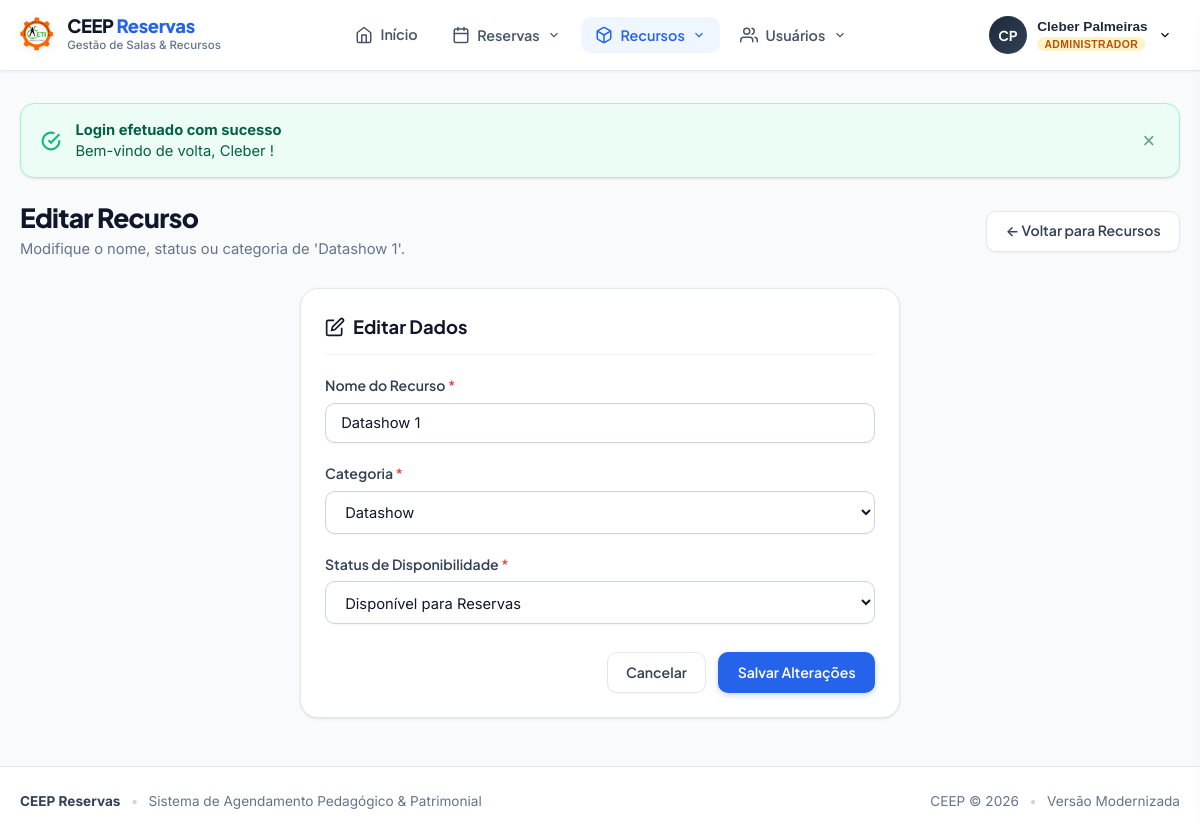
/edit_recurso.php?id=1 (signed in), run on the app's committed database.
### tables this page shows
CREATE TABLE recursos (
    cod_recurso INTEGER PRIMARY KEY AUTOINCREMENT,
    nome_recurso TEXT NOT NULL,
    status TEXT DEFAULT 'Disponivel',
    categoria TEXT DEFAULT '1'
);

### edit_recurso.php (the view, shortened to what this page needs)
<?php
require_once __DIR__ . '/core/bootstrap.php';
$id = (int)($_REQUEST['id'] ?? 0);
$recurso = DB::fetchOne("SELECT * FROM recursos WHERE cod_recurso = ?", [$id]);
?>
<div class="page-header animate-slide-in">
    <div>
        <h1 class="page-title">Editar Recurso</h1>
        <p class="page-subtitle">Modifique o nome, status ou categoria de '<?= e($recurso['nome_recurso']) ?>'.</p>
    </div>
    <div class="page-actions">
        <a href="gerencia_recurso.php" class="btn btn-secondary">
            &larr; Voltar para Recursos
        </a>
    </div>
</div>
<div class="card animate-slide-in" style="max-width: 600px; margin: 0 auto;">
    <div class="card-header">
        <h2 class="card-title">
            <svg width="20" height="20" viewBox="0 0 24 24" fill="none" stroke="currentColor" stroke-width="2"><path d="M11 4H4a2 2 0 0 0-2 2v14a2 2 0 0 0 2 2h14a2 2 0 0 0 2-2v-7"></path><path d="M18.5 2.5a2.121 2.121 0 0 1 3 3L12 15l-4 1 1-4 9.5-9.5z"></path></svg>
            <span>Editar Dados</span>
        </h2>
    </div>
    <form method="POST" action="edit_recurso.php?id=<?= e($id) ?>">
        <div class="form-group">
            <label for="nome" class="form-label">Nome do Recurso <span class="required">*</span></label>
            <input
                type="text"
                id="nome"
                name="nome"
                class="form-control"
                value="<?= e($recurso['nome_recurso']) ?>"
                required
            >
        </div>
        <div class="form-group">
            <label for="categoria" class="form-label">Categoria <span class="required">*</span></label>
            <select name="categoria" id="categoria" class="form-select" required>
                <option value="1" <?= $recurso['categoria'] == '1' ? 'selected' : '' ?>>Datashow</option>
            </select>
        </div>
        <div class="form-group">
            <label for="status" class="form-label">Status de Disponibilidade <span class="required">*</span></label>
            <select name="status" id="status" class="form-select" required>
                <option value="Disponivel" <?= strtolower($recurso['status']) === 'disponivel' ? 'selected' : '' ?>>Disponível para Reservas</option>
            </select>
        </div>
        <div style="margin-top: 1.75rem; display: flex; justify-content: flex-end; gap: 0.75rem;">
            <a href="gerencia_recurso.php" class="btn btn-secondary">Cancelar</a>
            <button type="submit" class="btn btn-primary">
                Salvar Alterações
            </button>
        </div>
    </form>
</div>

### core/app.css (style rules this page uses)
:root { --primary: #2563eb; --primary-hover: #1d4ed8; --primary-light: #eff6ff; --primary-focus: rgba(37, 99, 235, 0.25); --slate-900: #0f172a; --slate-800: #1e293b; --slate-700: #334155; --slate-600: #475569; --slate-500: #64748b; --slate-400: #94a3b8; --slate-300: #cbd5e1; --slate-200: #e2e8f0; --slate-100: #f1f5f9; --slate-50: #f8fafc; --bg-app: #f8fafc; --bg-card: #ffffff; --border-color: #e2e8f0; --border-focus: #3b82f6; --success: #10b981; --success-light: #ecfdf5; --success-border: #a7f3d0; --danger: #ef4444; --danger-light: #fef2f2; --danger-border: #fecaca; --warning: #f59e0b; --warning-light: #fffbeb; --warning-border: #fde68a; --info: #0284c7; --info-light: #f0f9ff; --info-border: #bae6fd; --font-heading: 'Plus Jakarta Sans', system-ui, -apple-system, sans-serif; --font-body: 'Inter', system-ui, -apple-system, sans-serif; --radius-sm: 6px; --radius-md: 10px; --radius-lg: 14px; --radius-xl: 18px; --radius-full: 9999px; --shadow-xs: 0 1px 2px 0 rgba(15, 23, 42, 0.05); --shadow-sm: 0 1px 3px 0 rgba(15, 23, 42, 0.08), 0 1px 2px -1px rgba(15, 23, 42, 0.08); --shadow-md: 0 4px 6px -1px rgba(15, 23, 42, 0.08), 0 2px 4px -2px rgba(15, 23, 42, 0.06); --shadow-lg: 0 10px 15px -3px rgba(15, 23, 42, 0.08), 0 4px 6px -4px rgba(15, 23, 42, 0.04); --shadow-xl: 0 20px 25px -5px rgba(15, 23, 42, 0.1), 0 8px 10px -6px rgba(15, 23, 42, 0.06); }
*, *::before, *::after { box-sizing: border-box; margin: 0; padding: 0; }
body.ceep-app { font-family: var(--font-body); font-size: 15px; line-height: 1.5; color: var(--slate-800); background-color: var(--bg-app); min-height: 100vh; display: flex; flex-direction: column; -webkit-font-smoothing: antialiased; }
.page-header { display: flex; align-items: center; justify-content: space-between; flex-wrap: wrap; gap: 1rem; margin-bottom: 1.75rem; }
.page-title { font-family: var(--font-heading); font-weight: 800; font-size: 1.65rem; color: var(--slate-900); letter-spacing: -0.025em; line-height: 1.2; }
.page-subtitle { color: var(--slate-500); font-size: 0.92rem; margin-top: 0.25rem; }
.page-actions { display: flex; align-items: center; gap: 0.65rem; flex-wrap: wrap; }
.card { background: var(--bg-card); border: 1px solid var(--border-color); border-radius: var(--radius-xl); box-shadow: var(--shadow-sm); padding: 1.5rem; margin-bottom: 1.5rem; transition: box-shadow 0.2s ease, transform 0.2s ease; }
.card-header { display: flex; align-items: center; justify-content: space-between; margin-bottom: 1.25rem; padding-bottom: 0.85rem; border-bottom: 1px solid var(--slate-100); }
.card-title { font-family: var(--font-heading); font-weight: 700; font-size: 1.15rem; color: var(--slate-900); display: flex; align-items: center; gap: 0.5rem; }
.btn { display: inline-flex; align-items: center; justify-content: center; gap: 0.5rem; font-family: var(--font-heading); font-size: 0.88rem; font-weight: 600; padding: 0.6rem 1.15rem; border-radius: var(--radius-md); border: 1px solid transparent; cursor: pointer; text-decoration: none; transition: all 0.15s ease-in-out; line-height: 1.4; white-space: nowrap; }
.btn-primary { background-color: var(--primary); color: #ffffff; box-shadow: 0 2px 6px rgba(37, 99, 235, 0.25); }
.btn-secondary { background-color: #ffffff; border-color: var(--border-color); color: var(--slate-700); box-shadow: var(--shadow-xs); }
.form-group { margin-bottom: 1.25rem; }
.form-label { display: block; font-family: var(--font-heading); font-weight: 600; font-size: 0.88rem; color: var(--slate-700); margin-bottom: 0.4rem; }
.form-label .required { color: var(--danger); }
.form-control, .form-select { width: 100%; padding: 0.65rem 0.95rem; font-family: var(--font-body); font-size: 0.92rem; color: var(--slate-900); background-color: #ffffff; border: 1px solid var(--slate-300); border-radius: var(--radius-md); box-shadow: var(--shadow-xs); transition: border-color 0.15s ease, box-shadow 0.15s ease; outline: none; }
.animate-slide-in { animation: fadeInDown 0.25s ease-out; }

### data on the page
recursos: nome_recurso "Datashow 1", nome "Datashow 1", categoria "Datashow", status "Disponível para Reservas"

### other printed values
$initials "CP"
$userName "Cleber Palmeiras"
$userRole "ADMINISTRADOR"
$flash['title'] "Login efetuado com sucesso"
$flash['message'] "Bem-vindo de volta, Cleber !"
